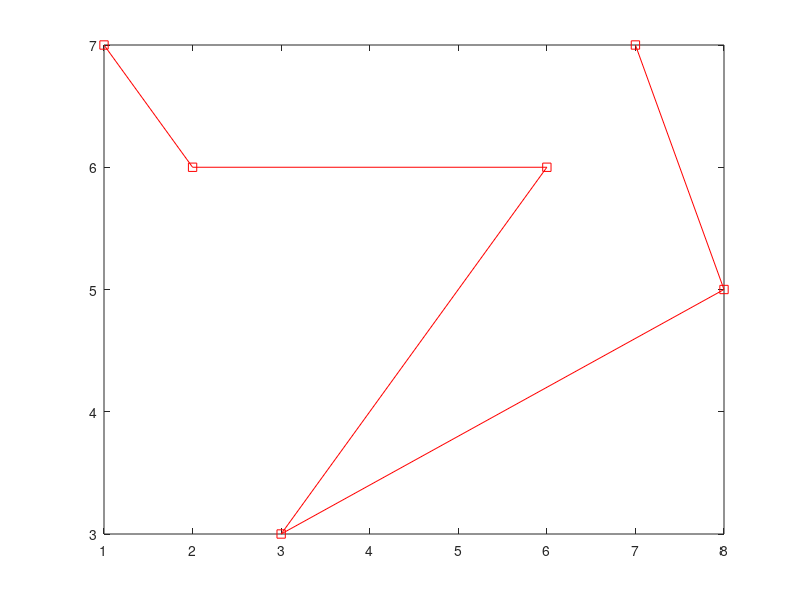

Recreate this plot in MATLAB.
X = [ 1 2 6  3 8 7 ]
Y = [ 7 6 6  3 5 7 ]
% plot(X,Y)
% plot(x);
% plot(y);


plot(X,Y,'-sr')
% plot(X1,Y1,...,Xn,Yn)
% plot(X1,Y1,LineSpec1,...,Xn,Yn,LineSpecn)
% plot(Y)
% plot(Y,LineSpec)
% plot(___,Name,Value)
% plot(ax,___)